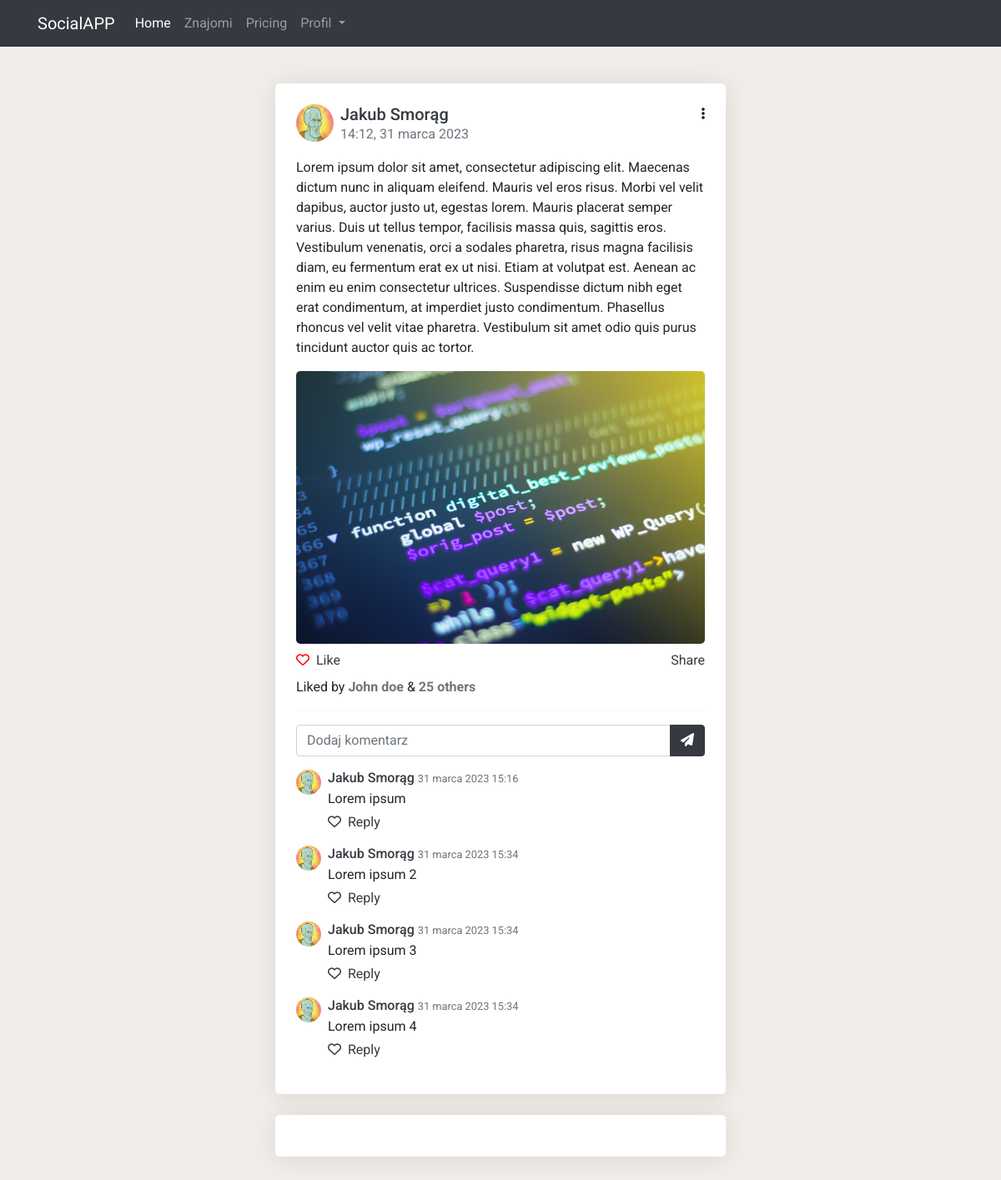
Page /post/2/ (signed in) on the committed database.
### App/models.py (models this page shows, shortened)
class Post(models.Model):
    userprofile = models.ForeignKey(
        UserProfile, on_delete=models.CASCADE, related_name='posts')
    text = models.TextField()
    creation_date = models.DateTimeField(auto_now_add=True, blank=True, null=True)
    image = models.ImageField(null=True)
    viewCount = models.IntegerField(default=0)
    likes = models.ManyToManyField(UserProfile, blank=True)
    class Meta:
        ordering = ('-creation_date',)

class UserProfile(models.Model):
    user = models.OneToOneField(User, on_delete=models.CASCADE, related_name='userprofile')
    name = models.CharField(max_length=100)
    last_name = models.CharField(max_length=100)
    email = models.EmailField(null=True)
    creation_date = models.DateTimeField(auto_now_add=True, null=True)
    profile_pic = models.ImageField(default='user.png')
    followers = models.ManyToManyField('self',blank=True, symmetrical=False)
    profile_description = models.TextField(max_length=150, null=True)
    def __str__(self):
        return f"{self.name} {self.last_name}"

class PostComment(models.Model):
    user = models.ForeignKey(
        UserProfile, on_delete=models.CASCADE, related_name='user_post_comment',)
    post = models.ForeignKey(
        Post, on_delete=models.CASCADE, related_name="post_comment",)
    text = models.CharField(max_length=100, null=True, blank=True,)
    creation_date = models.DateTimeField(auto_now_add=True)

### App/views.py (the view)
# urls.py: path('post/<int:pk>/', views.post, name="post"),
@login_required(login_url='check/')
def post(request, pk):
    post = Post.objects.get(pk=pk)
    context = {
        'post': post,
    }
    return render(request, 'App/post.html', context)

### App/templates/App/post.html (shortened to what this page needs)
{% extends 'App/base.html' %}
{% load static %}
{% block content %}
<body>
    <section class="main-content">
		<div class="container">
    <div class="row">
        <div class="col-sm-6 offset-sm-3">
            <div class="post-block">
                <div class="d-flex justify-content-between">
                    <div class="d-flex mb-3">
                        <div class="mr-2">
                            <a href="{% url 'user_profile' post.userprofile.id %}" class="text-dark"><img src="{{post.userprofile.profile_pic.url}}" alt="User" class="author-img"></a>
                        </div>
                        <div>
                            <h5 class="mb-0"><a href="{% url 'user_profile' post.userprofile.id %}" class="text-dark">{{ post.userprofile }}</a></h5>
                            <p class="mb-0 text-muted">{{ post.creation_date|time}}, {{ post.creation_date|date}}</p>
                        </div>
                    </div>
                    <div class="post-block__user-options">
                        <a href="#!" id="triggerId" data-toggle="dropdown" aria-haspopup="true"
                                aria-expanded="false">
                                    <i class="fa fa-ellipsis-v" style="color: black;" aria-hidden="true"></i>
                        </a>
                    </div>
                </div>
                <div class="post-block__content mb-2">
                    <p>{{ post.text }}</p>
                    <img src="{{ post.image.url }}" alt="Content img">
                </div>
                <div class="mb-3">
                    <div class="d-flex justify-content-between mb-2">
                        <div class="d-flex">
                            {% if request.user.userprofile in post.likes.all  %}
                                <a href="{% url 'add_or_remove_like' post.id %}" class="text-danger mr-2"><span><i class="fa fa-heart"></i></span></a>
                            {% else %}
                                <a href="{% url 'add_or_remove_like' post.id %}" class="text-danger mr-2"><span><i class="fa-regular fa-heart" style="color: #ff0000;"></i></span></a>
                            {% endif %}
                            <a href="{% url 'add_or_remove_like' post.id %}" class="text-dark mr-2"><span>Like</span></a>
                        </div>
                        <a href="#!" class="text-dark"><span>Share</span></a>
                    </div>
                    <p class="mb-0">Liked by <a href="#!" class="text-muted font-weight-bold">John doe</a> & <a href="#!" class="text-muted font-weight-bold">25 others</a></p>
                </div>
                <hr>
                <form method="POST" action="{% url 'index' %}">
                <div class="post-block__comments">
                    <div class="input-group mb-3">
                        <input type="text" class="form-control" name="post_comment" placeholder="Dodaj komentarz">
                        <div class="input-group-append">
                              <button class="btn btn-dark" type="submit" id="button-addon2"><i class="fa fa-paper-plane"></i></button>
                        </div>
                    </div>
                </form>
                    {% for d in post.post_comment.all %}
                    <div class="comment-view-box mb-3">
                        <div class="d-flex mb-2">
                            <a href="{% url 'user_profile' d.user.id %}" class="text-dark"><img src="{{d.user.profile_pic.url}}"  alt="User img" class="author-img author-img--small mr-2"></a>
                            <div>
                                <h6 class="mb-1"><a href="{% url 'user_profile' d.user.id %}" class="text-dark">{{d.user}}</a> <small class="text-muted">{{d.creation_date}}</small></h6>
                                <p class="mb-1">{{d.text}}</p>
                                <div class="d-flex">
                                    <a href="#!" class="text-dark mr-2"><span><i class="fa fa-heart-o"></i></span></a>
                                    <a href="#!" class="text-dark mr-2"><span>Reply</span></a>
                                </div>
                            </div>
                        </div>
                    </div>
                    {% endfor %}
                </div>
            </div>
        </div>
        <div class="col-sm-6 offset-sm-3">
        <div class="post-block text-center">
        </div>
        </div>
    </div>
</section>
</body>
{% endblock %}

### static/css/main.css (style rules this page uses)
body { background: #f1eee9; font-family: "Roboto", sans-serif; }
.main-content { padding-top: 100px; padding-bottom: 100px; }
.post-block { background: #fff; padding: 25px; margin-bottom: 25px; border-radius: 5px; overflow: hidden; box-shadow: 0 2px 30px rgba(0, 0, 0, 0.1); transition: all 0.2s; }
.post-block img.author-img { height: 45px; width: 45px; border-radius: 45px; }
.post-block img.author-img.author-img--small { height: 30px; width: 30px; }
.post-block__content img, .post-block__content video, .post-block__content audio { max-width: 100%; border-radius: 5px; }

### rows in the picture
Post: userprofile.profile_pic (picture), userprofile "Jakub Smorąg", creation_date "14:12", creation_date "31 marca 2023", text "Lorem ipsum dolor sit amet, consectetur adipiscing elit. Maecenas dictum nunc in aliquam eleifend. Mauris vel eros risus. Morbi vel velit dapibus, auctor justo ut, egestas lorem. Mauris placerat semper varius. Duis ut tellus tempor, facilisis massa quis, sagittis eros. Vestibulum venenatis, orci a sodales pharetra, risus magna facilisis diam, eu fermentum erat ex ut nisi. Etiam at volutpat est. Aenean ac enim eu enim consectetur ultrices. Suspendisse dictum nibh eget erat condimentum, at imperdiet justo condimentum. Phasellus rhoncus vel velit vitae pharetra. Vestibulum sit amet odio quis purus tincidunt auctor quis ac tortor.", image (picture)
PostComment: user.profile_pic (picture), user "Jakub Smorąg", creation_date "31 marca 2023 15:16", text "Lorem ipsum"
PostComment: user.profile_pic (picture), user "Jakub Smorąg", creation_date "31 marca 2023 15:34", text "Lorem ipsum 2"
PostComment: user.profile_pic (picture), user "Jakub Smorąg", creation_date "31 marca 2023 15:34", text "Lorem ipsum 3"
PostComment: user.profile_pic (picture), user "Jakub Smorąg", creation_date "31 marca 2023 15:34", text "Lorem ipsum 4"
